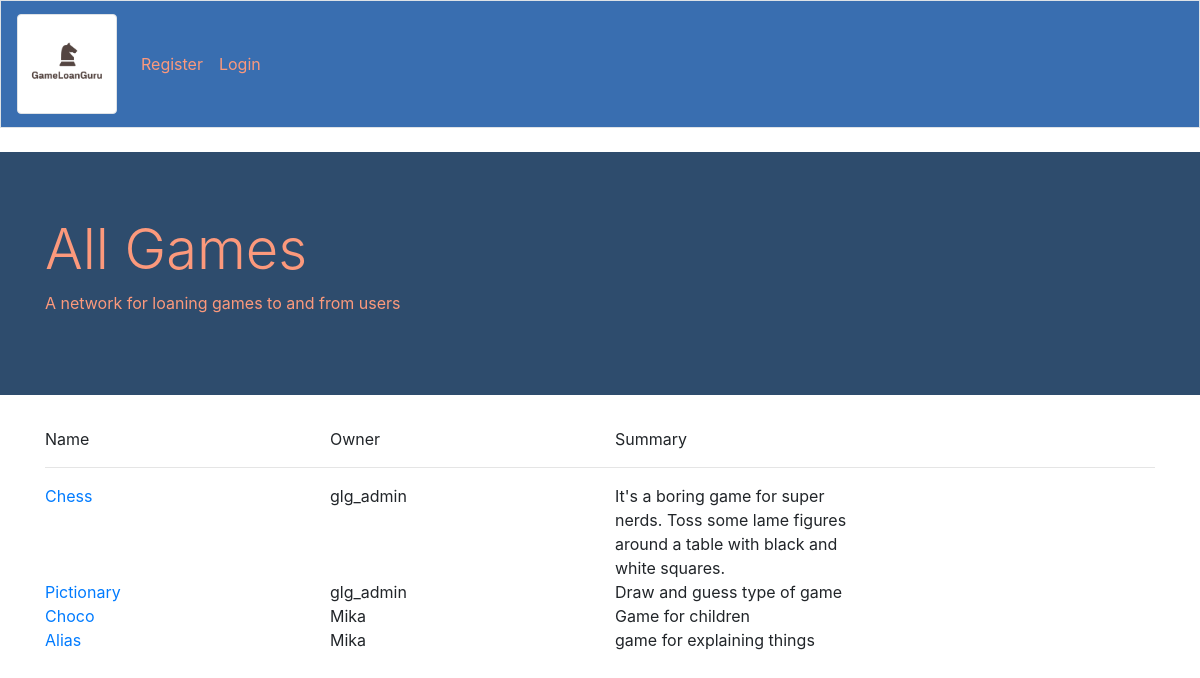
Screenshot of /allgames/ with the database file from the repository.
### mainapp/models.py (models this page shows, shortened)
class Game(models.Model):
    name = models.CharField(max_length=200)
    summary = models.CharField(max_length=200)
    date_added = models.DateTimeField(auto_now_add=True)
    date_modified = models.DateTimeField(auto_now_add=True)
    owner = models.ForeignKey(User, on_delete=models.CASCADE)
    LOAN_STATUS = (
        ('a', 'Available'),
        ('o', 'On loan'),
        ('r', 'Reserved'),
    )
    status = models.CharField(
        max_length=1,
        choices=LOAN_STATUS,
        blank=True,
        default='a',
        help_text='Game availability',
    )

### mainapp/views.py (the view)
# urls.py: path('allgames/', views.allgames, name='allgames'),
def allgames(request):
    games = Game.objects.order_by('date_added')
    context = {'games': games}
    return render(request, 'mainapp/allgames.html', context)

### mainapp/templates/mainapp/allgames.html
{% extends "mainapp/base.html"%}
{% block page_header %}
<div style="background-color: #2E4C6D!important;" class="jumbotron jumbotron-fluid">
    <div class="container">
      <h1 style="color: #FC997C !important" class="display-4">All Games</h1>
      <p style="color: #FC997C !important">A network for loaning games to and from users</p>
    </div>
  </div>
{% endblock page_header %}
{% block content %}
 <div class="container">
    <div class="row">
       <div class="col-md-3 themed-grid-col">Name</div>
       <div class="col-md-3 themed-grid-col">Owner</div>
       <div class="col-md-3 themed-grid-col">Summary</div>
       <div class="col-md-3 themed-grid-col"></div>
     </div>
     <hr>
    <div class="row">
      {% for game in games %}
      <div class="col-md-3 themed-grid-col"><a href="{%url 'mainapp:game' game.id %}">{{ game.name }}</a></div>
      <div class="col-md-3 themed-grid-col">{{ game.owner}}</div>
      <div class="col-md-3 themed-grid-col">{{ game.summary }}</div>
      <div class="col-md-3 themed-grid-col"></div>
   {% empty %}
     <div class="col-md-4 themed-grid-col"> No games added yet</div>
   {% endfor %}
    </div>
  </div>
{% endblock content %}

### rows the page displays
Game: name "Chess", owner "glg_admin", summary "It's a boring game for super nerds. Toss some lame figures around a table with black and white squares."
Game: name "Pictionary", owner "glg_admin", summary "Draw and guess type of game"
Game: name "Choco", owner "Mika", summary "Game for children"
Game: name "Alias", owner "Mika", summary "game for explaining things"
